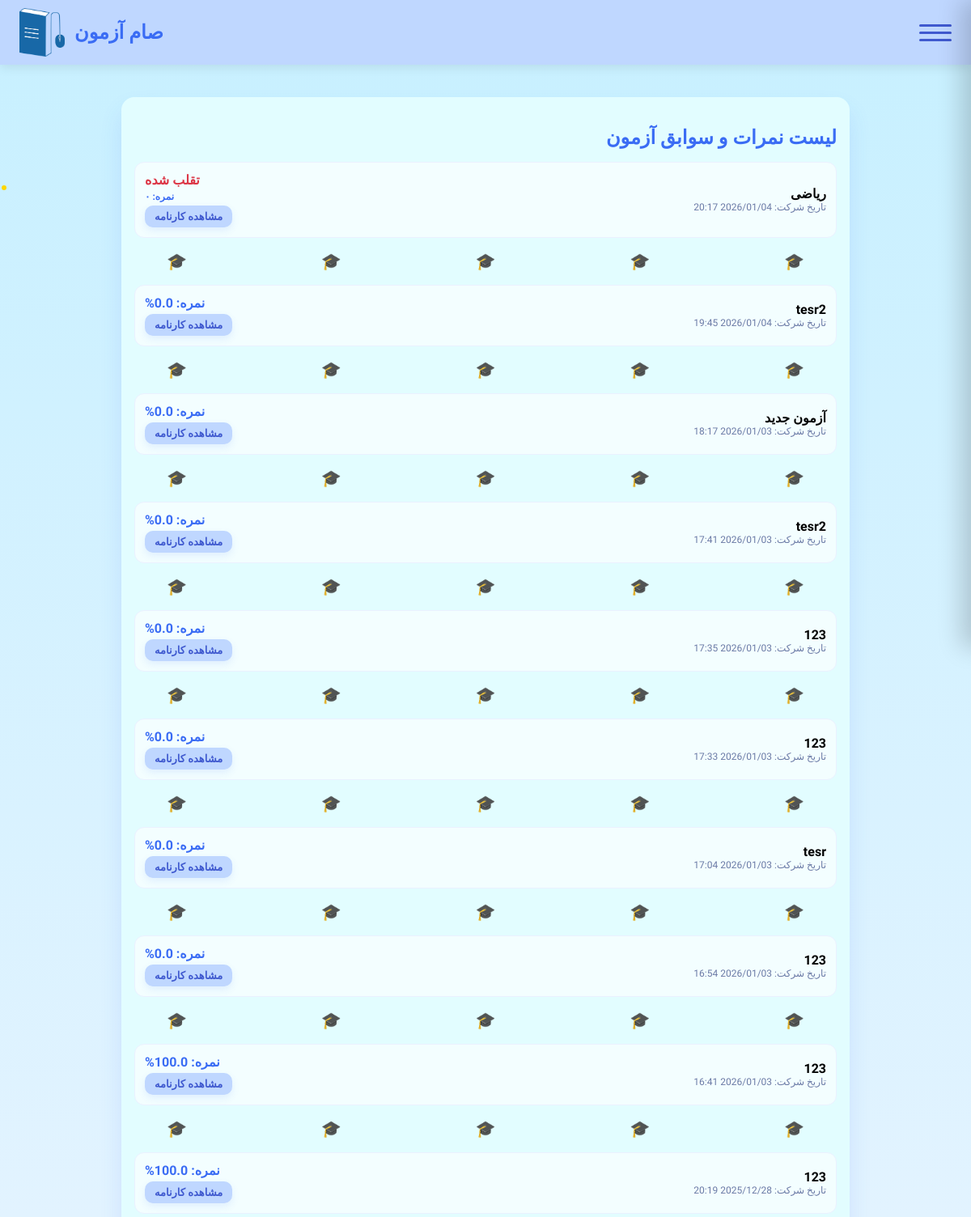
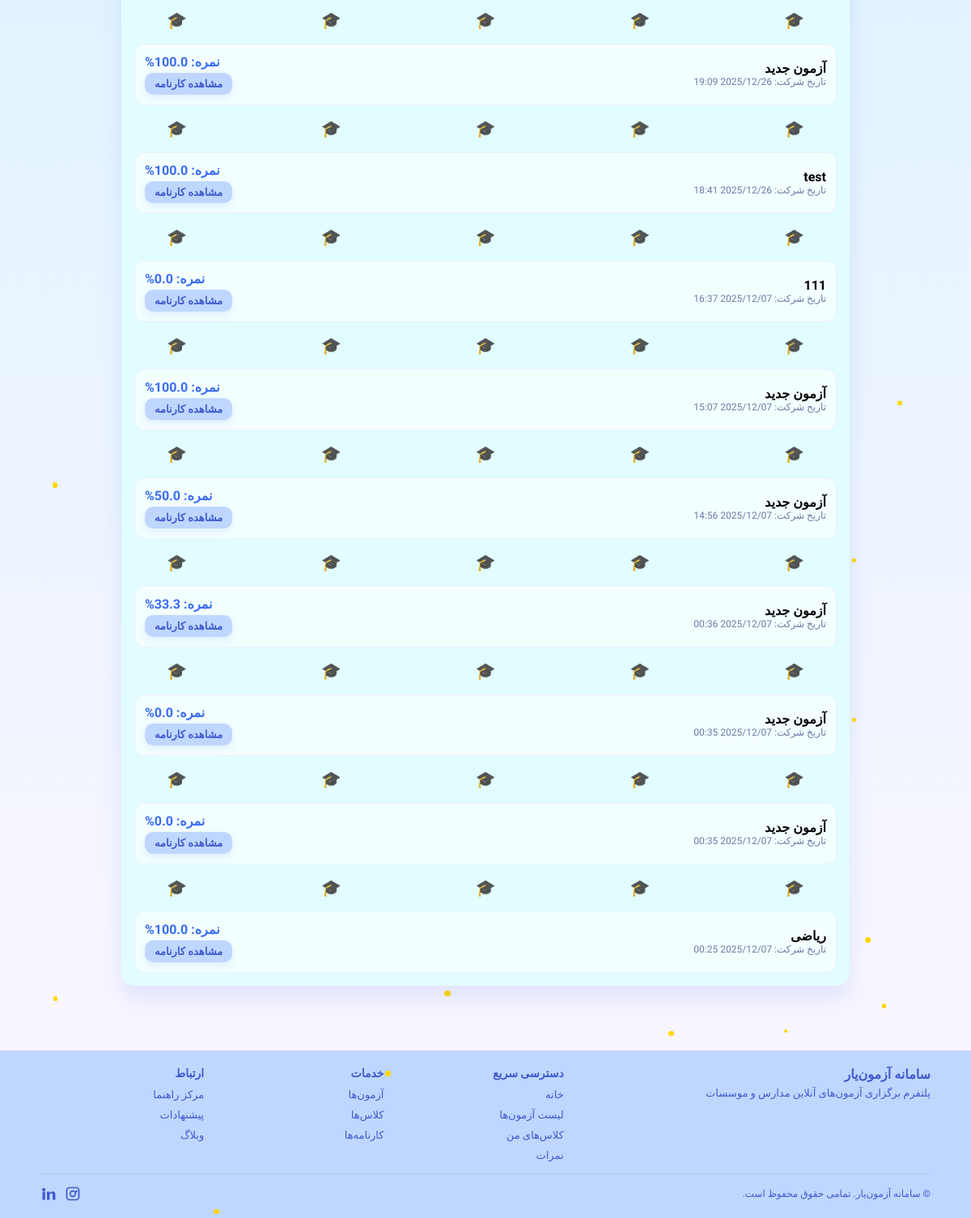
The app's page /accounts/student/scores/ (signed in), older data (2 pictures, top to bottom).
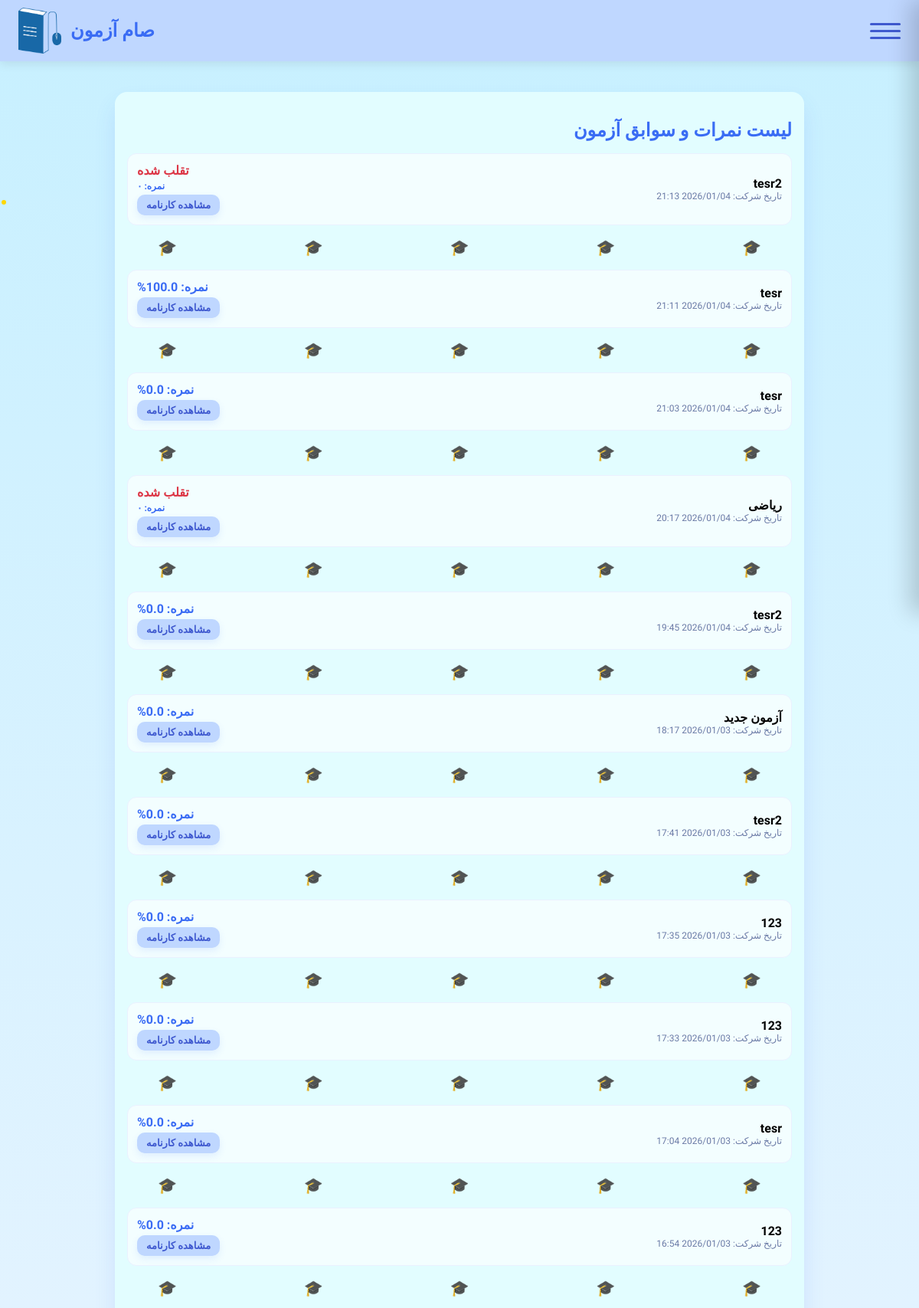
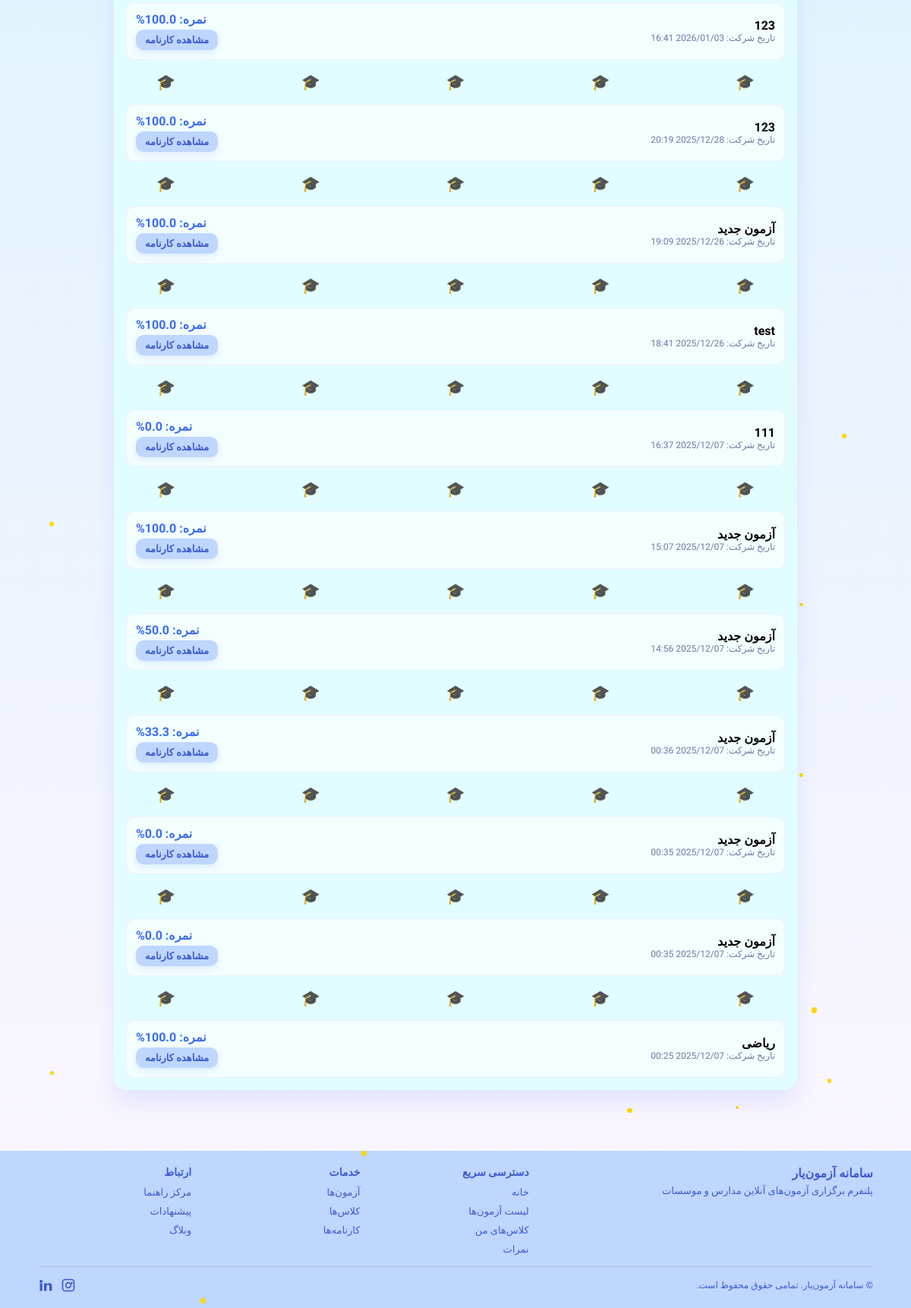
The same page, newer data (2 pictures, top to bottom).
### accounts/models.py (models this page shows, shortened)
class ExamAssignment(models.Model):
    exam = models.ForeignKey(Exam, on_delete=models.CASCADE, related_name='assignments')
    student = models.ForeignKey(settings.AUTH_USER_MODEL, on_delete=models.CASCADE, related_name='exam_assignments')
    selected_question_ids = models.JSONField()
    score = models.FloatField(default=0, null=True, blank=True)
    student_answers = models.JSONField(default=dict, blank=True)
    completed_at = models.DateTimeField(null=True, blank=True)
    is_cheated = models.BooleanField(default=False)
    created_at = models.DateTimeField(auto_now_add=True)
    class Meta:
        unique_together = ('exam', 'student')

class Exam(models.Model):
    name = models.CharField(max_length=200)
    classroom = models.ForeignKey('Classroom', on_delete=models.CASCADE, related_name='exams')
    num_questions = models.PositiveIntegerField(default=0)
    created_by = models.ForeignKey(settings.AUTH_USER_MODEL, on_delete=models.CASCADE, related_name='created_exams')
    students = models.ManyToManyField(settings.AUTH_USER_MODEL, related_name='exams', blank=True)
    created_at = models.DateTimeField(auto_now_add=True)
    source_exam = models.ForeignKey('self', null=True, blank=True, on_delete=models.SET_NULL, related_name='derived_exams')
    shuffle_per_student = models.BooleanField(default=True)
    duration = models.PositiveIntegerField(default=60, help_text="Duration in minutes")
    start_time = models.DateTimeField(null=True, blank=True)
    end_time = models.DateTimeField(null=True, blank=True)
    class Meta:
        verbose_name = "آزمون"
        verbose_name_plural = "آزمون‌ها"

### accounts/views.py (the view)
# urls.py: path('student/scores/', StudentScoresView.as_view(), name='student_scores'),
@method_decorator(login_required, name="dispatch")
class StudentScoresView(TemplateView):
    template_name = "accounts/student_scores.html"
    def dispatch(self, request, *args, **kwargs):
        u = request.user
        if getattr(getattr(u, 'role', None), 'code', '') != 'student':
            return redirect('dashboard')
        return super().dispatch(request, *args, **kwargs)
    def get_context_data(self, **kwargs):
        ctx = super().get_context_data(**kwargs)
        assignments = ExamAssignment.objects.filter(
            student=self.request.user,
            completed_at__isnull=False
        ).select_related('exam').order_by('-completed_at')
        ctx['assignments'] = assignments
        return ctx

### templates/accounts/student_scores.html (shortened to what this page needs)
{% extends "base.html" %}
{% block body_class %}student-scores{% endblock %}
{% block content %}
    <div class="stars" id="stars"></div>
    <div class="confetti" id="confetti"></div>
<div class="wrap">
  <div class="card">
    <h2 style="font-weight:800;color:#3A6CF4;margin-bottom:16px">لیست نمرات و سوابق آزمون</h2>
    <div style="display:grid;grid-template-columns:1fr;gap:12px">
      {% for a in assignments %}
      <div class="item">
        <div>
            <div style="font-weight:bold;">{{ a.exam.name }}</div>
            <div style="color:#6b7aa6;font-size:12px;">تاریخ شرکت: {{ a.completed_at|date:"Y/m/d H:i" }}</div>
        </div>
        <div style="text-align:left;">
            {% if a.is_cheated %}
                <div style="font-weight:bold;color:#dc3545;margin-bottom:4px;">تقلب شده</div>
                <div style="font-weight:bold;color:#3A6CF4;font-size:12px;">نمره: ۰</div>
            {% else %}
                <div style="font-weight:bold;color:#3A6CF4;">نمره: {{ a.score|floatformat:1 }}%</div>
            {% endif %}
            <a href="{% url 'exam_result' a.exam.id %}" class="btn-report">مشاهده کارنامه</a>
        </div>
      </div>
      {% if not forloop.last %}
      <div class="grad-line-container">
        {% for i in "12345" %}
        <span class="grad-item" style="animation-delay: -{{ forloop.counter }}s;">🎓</span>
        {% endfor %}
      </div>
      {% endif %}
      {% empty %}
      <div style="padding:20px;text-align:center;color:#6b7aa6;">شما هنوز در هیچ آزمونی شرکت نکرده‌اید.</div>
      {% endfor %}
    </div>
  </div>
</div>
{% endblock %}

### templates/base.html (shortened to what this page needs)
<!DOCTYPE html>
<html lang="fa">
<head>
  {% load static %}
  <link rel="stylesheet" href="{% static 'styles.css' %}?v=2.1" />
</head>
<body class="{% if user.is_authenticated and user.role and user.role.code == 'student' %}student-theme{% endif %} {% block body_class %}{% endblock %}">
  {% block header %}
  <header class="site-header">
    <div class="header-right">
      {% if user.is_authenticated %}
        <div id="globalHamburger" class="hamburger" aria-label="menu">
          <span class="bar"></span>
          <span class="bar"></span>
          <span class="bar"></span>
        </div>
      {% else %}
        <a href="/accounts/login/" class="auth-btn login">ورود</a>
        <a href="/accounts/register/" class="auth-btn register">ثبت‌نام</a>
      {% endif %}
    </div>
    <div class="header-left">
      <a href="/" class="header-logo">
        <img src="{% static 'sam.png' %}" alt="صام آزمون">
        <span class="logo-text">صام آزمون</span>
      </a>
    </div>
  </header>
  {% endblock %}
  <main>
    {% block content %}{% endblock %}
  </main>
  {% block footer %}
  {% include "partials/footer.html" %}
  {% endblock %}
</body>
</html>

### templates/partials/footer.html (shortened to what this page needs)
{% load static %}
<footer class="site-footer">
  <div class="footer-wrap">
    <div class="footer-top">
      <div class="footer-brand">
        <div class="brand-title-text" style="font-weight:800;color:var(--footer-head-color)">سامانه آزمون‌یار</div>
        <div class="brand-sub">پلتفرم برگزاری آزمون‌های آنلاین مدارس و موسسات</div>
      </div>
      <div class="footer-cols">
        <div class="footer-col">
          <h4 class="footer-head">دسترسی سریع</h4>
          <ul class="footer-list">
            {% if user.is_authenticated and user.role %}
              {% if user.role.code == 'admin' %}
                <li><a class="footer-link" href="/">خانه</a></li>
                <li><a class="footer-link" href="{% url 'users' %}">مدیریت کاربران</a></li>
                <li><a class="footer-link" href="{% url 'admin_exam_list' %}">مدیریت آزمون‌ها</a></li>
                <li><a class="footer-link" href="{% url 'admin_class_list' %}">مدیریت کلاس‌ها</a></li>
              {% elif user.role.code == 'instructor' %}
                <li><a class="footer-link" href="/">خانه</a></li>
                <li><a class="footer-link" href="{% url 'question_bank' %}">بانک سوالات</a></li>
                <li><a class="footer-link" href="{% url 'exam_define' %}">تعریف آزمون</a></li>
                <li><a class="footer-link" href="{% url 'students' %}">دانشجویان</a></li>
              {% elif user.role.code == 'student' %}
                <li><a class="footer-link" href="/">خانه</a></li>
                <li><a class="footer-link" href="{% url 'exam_list' %}">لیست آزمون‌ها</a></li>
                <li><a class="footer-link" href="/accounts/my-classes/">کلاس‌های من</a></li>
                <li><a class="footer-link" href="{% url 'student_scores' %}">نمرات</a></li>
              {% endif %}
            {% else %}
              <li><a class="footer-link" href="/">خانه</a></li>
              <li><a class="footer-link" href="/accounts/login/">ورود</a></li>
              <li><a class="footer-link" href="/accounts/register/">ثبت‌نام</a></li>
              <li><a class="footer-link" href="/accounts/dashboard/">داشبورد</a></li>
            {% endif %}
          </ul>
        </div>
        <div class="footer-col">
          <h4 class="footer-head">خدمات</h4>
          <ul class="footer-list">
            {% if user.is_authenticated and user.role %}
              {% if user.role.code == 'admin' %}
                <li><a class="footer-link" href="{% url 'admin_exam_list' %}">آزمون‌ها</a></li>
                <li><a class="footer-link" href="{% url 'admin_class_list' %}">کلاس‌ها</a></li>
                <li><a class="footer-link" href="{% url 'users' %}">کاربران</a></li>
              {% elif user.role.code == 'instructor' %}
                <li><a class="footer-link" href="{% url 'question_bank' %}">بانک سوالات</a></li>
                <li><a class="footer-link" href="{% url 'exam_define' %}">تعریف آزمون</a></li>
                <li><a class="footer-link" href="{% url 'exam_list' %}">آزمون‌های فعال</a></li>
              {% elif user.role.code == 'student' %}
                <li><a class="footer-link" href="{% url 'exam_list' %}">آزمون‌ها</a></li>
                <li><a class="footer-link" href="/accounts/my-classes/">کلاس‌ها</a></li>
                <li><a class="footer-link" href="{% url 'student_scores' %}">کارنامه‌ها</a></li>
              {% endif %}
            {% else %}
              <li><a class="footer-link" href="/accounts/question-bank/">بانک سوالات</a></li>
              <li><a class="footer-link" href="/accounts/exam-define/">تعریف آزمون</a></li>
              <li><a class="footer-link" href="/accounts/exams/">لیست آزمون‌ها</a></li>
            {% endif %}
          </ul>
        </div>
        <div class="footer-col">
          <h4 class="footer-head">ارتباط</h4>
          <ul class="footer-list">
            <li><a class="footer-link" href="#">مرکز راهنما</a></li>
            <li><a class="footer-link" href="#">پیشنهادات</a></li>
            <li><a class="footer-link" href="#">وبلاگ</a></li>
          </ul>
        </div>
      </div>
    </div>
    <div class="footer-divider"></div>
    <div class="footer-bottom">
      <div class="copyright">© سامانه آزمون‌یار. تمامی حقوق محفوظ است.</div>
      <div class="footer-social">
        <a href="#" aria-label="Instagram" class="footer-ico">
        </a>
        <a href="#" aria-label="LinkedIn" class="footer-ico">
          <svg viewBox="0 0 24 24" width="20" height="20" fill="currentColor" aria-hidden="true"><path d="M4.98 3.5a2.5 2.5 0 110 5 2.5 2.5 0 010-5zM3 8.9h4v12H3v-12zm7.5 0h3.8v1.7h.1c.5-.9 1.7-1.8 3.4-1.8 3.6 0 4.3 2.3 4.3 5.3v6.8h-4v-6.1c0-1.5 0-3.5-2.1-3.5-2.1 0-2.4 1.6-2.4 3.4v6.2h-4v-12z"/></svg>
        </a>
      </div>
    </div>
  </div>
</footer>

### static/styles.css (style rules this page uses)
html, body { height: 100%; }
body { font-family: 'Vazirmatn','IranSans', tahoma, sans-serif; direction: rtl; margin: 0; padding: 0; background: linear-gradient(135deg, #007BFF, #00BFFF); min-height: 100vh; display: flex; flex-direction: column; }
:root { --footer-bg: #0e1a40; --footer-fg: #f0f4ff; --footer-link: #c7d2ff; --footer-link-hover: #ffffff; --footer-divider: rgba(255,255,255,0.15); --footer-ico: #c7d2ff; --footer-head-color: #ffffff; }
main { padding: 16px; flex: 1 0 auto; }
.site-footer { background: var(--footer-bg); color: var(--footer-fg); margin-top: 40px; }
.footer-wrap { max-width: 1100px; margin: 0 auto; padding: 20px 16px; }
.footer-top { display: flex; flex-wrap: wrap; gap: 30px; align-items: flex-start; }
.footer-brand { flex: 1 1 300px; }
.footer-brand .brand-sub { font-size: 13px; color: var(--footer-link); margin-top: 6px; }
.footer-cols { flex: 2 1 400px; display: flex; flex-wrap: wrap; gap: 20px; }
.footer-col { flex: 1 1 120px; }
.footer-head { font-size: 14px; color: var(--footer-head-color); margin: 0 0 8px 0; }
.footer-list { list-style: none; margin: 0; padding: 0; display: flex; flex-direction: column; gap: 6px; }
.footer-link { color: var(--footer-link); text-decoration: none; font-size: 13px; }
.footer-divider { height: 1px; background: var(--footer-divider); margin: 14px 0; }
.footer-bottom { display: flex; justify-content: space-between; align-items: center; gap: 12px; }
.footer-social { display: flex; gap: 10px; }
.footer-ico { display: inline-flex; align-items: center; justify-content: center; color: var(--footer-ico); }
.copyright { font-size: 12px; color: var(--footer-link); }
body.student-theme { --footer-bg: #bfd7ff; --footer-fg: #333333; --footer-link: #3F59CF; --footer-link-hover: #000000; --footer-divider: rgba(0,0,0,0.1); --footer-ico: #3F59CF; --footer-head-color: #3F59CF; }

### templates/base.html (style rules this page uses)
:root { --header-height: 80px; --header-bg: #ffffff; --header-shadow: 0 4px 12px rgba(0,0,0,0.08); }
body { padding-top: var(--header-height); }
.site-header { position: fixed; top: 0; left: 0; right: 0; height: var(--header-height); background: var(--header-bg); box-shadow: var(--header-shadow); z-index: 1050; display: flex; align-items: center; justify-content: space-between; padding: 0 24px; }
.header-right { display: flex; align-items: center; gap: 16px; }
.header-left { display: flex; align-items: center; gap: 16px; }
.header-logo { display: flex; align-items: center; gap: 12px; text-decoration: none; color: #3A6CF4; font-weight: 800; font-size: 24px; direction: ltr; }
.header-logo img { height: 60px; width: auto; }
.hamburger { width: 40px; height: 32px; display: flex; flex-direction: column; justify-content: center; gap: 6px; cursor: pointer; z-index: 1100; }
.hamburger .bar { height: 3px; background: #3A6CF4; border-radius: 3px; transition: all 0.3s; }
body.student-theme { background: linear-gradient(to bottom, #c7f0ff, #fdf6ff) !important; min-height: 100vh; background-attachment: fixed !important; --header-bg: #bfd7ff; }
body.student-theme .site-header { background: var(--header-bg); }
body.student-theme .hamburger .bar { background: #3F59CF; }

### templates/accounts/student_scores.html (style rules this page uses)
body.student-scores { background: linear-gradient(180deg, #f5f8ff 0%, #eef3ff 100%); }
.wrap { max-width:900px;margin:24px auto;padding:0 16px }
.card { background-color: #e2fdff; border: none; position: relative; z-index: 1; border-radius:16px; box-shadow:0 16px 28px rgba(58,108,244,0.12); padding:16px; }
.grad-line-container { text-align: center; font-size: 1.25rem; margin: 5px 0; opacity: 0.9; user-select: none; white-space: nowrap; overflow: hidden; display: flex; justify-content: space-between; padding: 0 40px; gap: 8px; }
.grad-item { display: inline-block; animation: float-cap 4s ease-in-out infinite; }
.grad-item:nth-child(even) { animation-name: float-cap-opposite; }
.stars, .confetti { position:fixed; width:100%; height:100%; top:0; left:0; overflow:hidden; z-index:0; pointer-events:none; }
.btn-report { background-color: #bfd7ff !important; color: #3f59cf !important; border: none !important; box-shadow: 0 4px 10px rgba(58,108,244,0.1); transition: transform 0.2s; text-decoration: none; font-size: 13px; padding: 6px 12px; border-radius: 10px; font-weight: 700; display: inline-block; margin-top: 4px; }
.item { border:1px solid #eaf1ff; border-radius:12px; padding:12px; display:flex; justify-content:space-between; align-items:center; background: rgba(255,255,255,0.6); }

Row changes from the older to the newer data that the page shows:
added ExamAssignment: exam.name "tesr2", completed_at "2026/01/04 21:13", is_cheated "تقلب شده"
added ExamAssignment: exam.name "tesr", completed_at "2026/01/04 21:11", score "100.0"
added ExamAssignment: exam.name "tesr", completed_at "2026/01/04 21:03", score "0.0"
